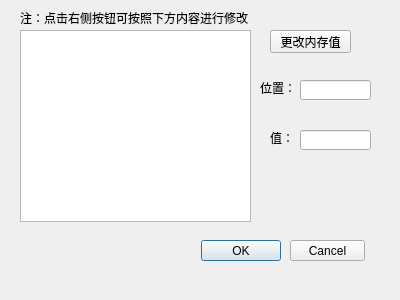
<?xml version="1.0" encoding="UTF-8"?>
<ui version="4.0">
 <class>ModifyMemory</class>
 <widget class="QDialog" name="ModifyMemory">
  <property name="geometry">
   <rect>
    <x>0</x>
    <y>0</y>
    <width>400</width>
    <height>300</height>
   </rect>
  </property>
  <property name="minimumSize">
   <size>
    <width>400</width>
    <height>300</height>
   </size>
  </property>
  <property name="maximumSize">
   <size>
    <width>400</width>
    <height>300</height>
   </size>
  </property>
  <property name="windowTitle">
   <string>修改内存</string>
  </property>
  <widget class="QDialogButtonBox" name="buttonBox">
   <property name="geometry">
    <rect>
     <x>-60</x>
     <y>240</y>
     <width>341</width>
     <height>21</height>
    </rect>
   </property>
   <property name="orientation">
    <enum>Qt::Horizontal</enum>
   </property>
   <property name="standardButtons">
    <set>QDialogButtonBox::Ok</set>
   </property>
  </widget>
  <widget class="QPushButton" name="cancel">
   <property name="geometry">
    <rect>
     <x>290</x>
     <y>240</y>
     <width>75</width>
     <height>21</height>
    </rect>
   </property>
   <property name="text">
    <string>Cancel</string>
   </property>
  </widget>
  <widget class="QListWidget" name="listWidget">
   <property name="geometry">
    <rect>
     <x>20</x>
     <y>30</y>
     <width>231</width>
     <height>192</height>
    </rect>
   </property>
  </widget>
  <widget class="QPushButton" name="modifyaction">
   <property name="geometry">
    <rect>
     <x>270</x>
     <y>30</y>
     <width>81</width>
     <height>23</height>
    </rect>
   </property>
   <property name="sizePolicy">
    <sizepolicy hsizetype="Fixed" vsizetype="Fixed">
     <horstretch>0</horstretch>
     <verstretch>0</verstretch>
    </sizepolicy>
   </property>
   <property name="text">
    <string>更改内存值</string>
   </property>
  </widget>
  <widget class="QLabel" name="label">
   <property name="geometry">
    <rect>
     <x>20</x>
     <y>10</y>
     <width>361</width>
     <height>16</height>
    </rect>
   </property>
   <property name="text">
    <string>注：点击右侧按钮可按照下方内容进行修改</string>
   </property>
  </widget>
  <widget class="QLabel" name="label_2">
   <property name="geometry">
    <rect>
     <x>260</x>
     <y>80</y>
     <width>31</width>
     <height>16</height>
    </rect>
   </property>
   <property name="text">
    <string>位置：</string>
   </property>
  </widget>
  <widget class="QLabel" name="label_3">
   <property name="geometry">
    <rect>
     <x>270</x>
     <y>130</y>
     <width>31</width>
     <height>16</height>
    </rect>
   </property>
   <property name="text">
    <string>值：</string>
   </property>
  </widget>
  <widget class="QLineEdit" name="position">
   <property name="geometry">
    <rect>
     <x>300</x>
     <y>80</y>
     <width>71</width>
     <height>20</height>
    </rect>
   </property>
  </widget>
  <widget class="QLineEdit" name="value">
   <property name="geometry">
    <rect>
     <x>300</x>
     <y>130</y>
     <width>71</width>
     <height>20</height>
    </rect>
   </property>
  </widget>
 </widget>
 <resources/>
 <connections>
  <connection>
   <sender>buttonBox</sender>
   <signal>accepted()</signal>
   <receiver>ModifyMemory</receiver>
   <slot>accept()</slot>
   <hints>
    <hint type="sourcelabel">
     <x>248</x>
     <y>254</y>
    </hint>
    <hint type="destinationlabel">
     <x>157</x>
     <y>274</y>
    </hint>
   </hints>
  </connection>
  <connection>
   <sender>buttonBox</sender>
   <signal>rejected()</signal>
   <receiver>ModifyMemory</receiver>
   <slot>reject()</slot>
   <hints>
    <hint type="sourcelabel">
     <x>316</x>
     <y>260</y>
    </hint>
    <hint type="destinationlabel">
     <x>286</x>
     <y>274</y>
    </hint>
   </hints>
  </connection>
 </connections>
</ui>
